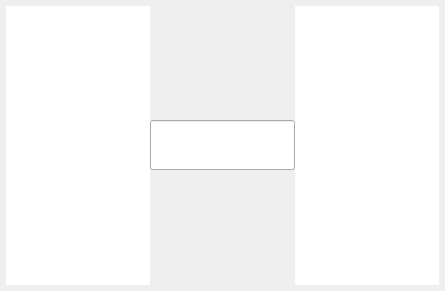
<?xml version="1.0" encoding="UTF-8"?>
<ui version="4.0">
 <class>chatDialogClass</class>
 <widget class="QDialog" name="chatDialogClass">
  <property name="geometry">
   <rect>
    <x>0</x>
    <y>0</y>
    <width>445</width>
    <height>291</height>
   </rect>
  </property>
  <property name="minimumSize">
   <size>
    <width>445</width>
    <height>0</height>
   </size>
  </property>
  <property name="windowTitle">
   <string>Dialog</string>
  </property>
  <property name="styleSheet">
   <string>alternate-background-color: rgb(255, 255, 255);</string>
  </property>
  <layout class="QVBoxLayout" name="verticalLayout">
   <property name="spacing">
    <number>0</number>
   </property>
   <property name="margin">
    <number>6</number>
   </property>
   <item>
    <layout class="QHBoxLayout" name="horizontalLayout">
     <property name="spacing">
      <number>0</number>
     </property>
     <item>
      <widget class="QWidget" name="widget" native="true">
       <property name="sizePolicy">
        <sizepolicy hsizetype="Expanding" vsizetype="Preferred">
         <horstretch>0</horstretch>
         <verstretch>0</verstretch>
        </sizepolicy>
       </property>
       <property name="styleSheet">
        <string>background-color: rgb(255, 255, 255);</string>
       </property>
      </widget>
     </item>
     <item>
      <widget class="QLineEdit" name="lineEdit">
       <property name="minimumSize">
        <size>
         <width>0</width>
         <height>50</height>
        </size>
       </property>
       <property name="alignment">
        <set>Qt::AlignLeading|Qt::AlignLeft|Qt::AlignTop</set>
       </property>
      </widget>
     </item>
     <item>
      <widget class="QWidget" name="widget_2" native="true">
       <property name="sizePolicy">
        <sizepolicy hsizetype="Expanding" vsizetype="Preferred">
         <horstretch>0</horstretch>
         <verstretch>0</verstretch>
        </sizepolicy>
       </property>
       <property name="styleSheet">
        <string>background-color: rgb(255, 255, 255);</string>
       </property>
      </widget>
     </item>
    </layout>
   </item>
  </layout>
 </widget>
 <resources/>
 <connections/>
</ui>
